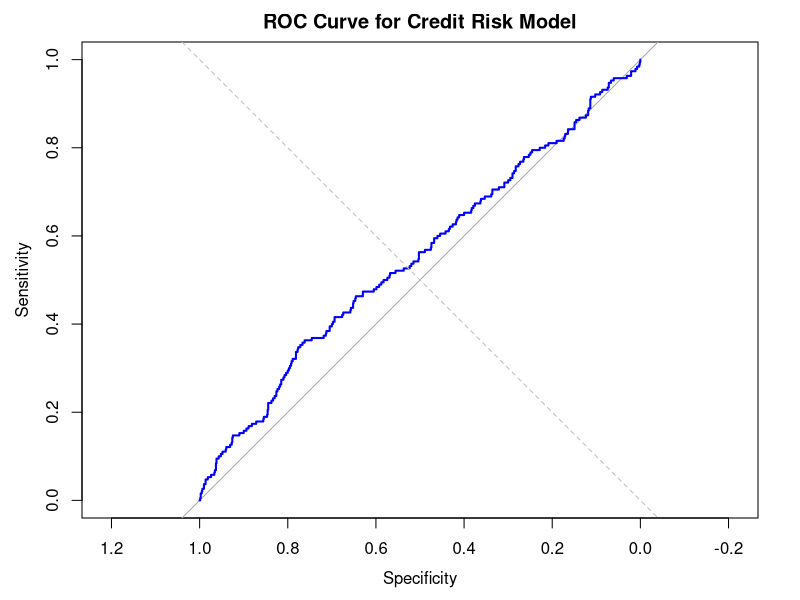

Here is the R script that generated this plot:
library(ggplot2)
library(dplyr)
library(pROC)

# Cargar datos
df <- read.csv("credit_risk_data.csv")

# Ajustar regresión logística
model <- glm(Defaulted ~ AnnualRevenue + YearsInOperation + CreditScore + LoanAmount,
             data = df, family = "binomial")

# Predicciones
df$predicted_prob <- predict(model, type = "response")

# Curva ROC
roc_obj <- roc(df$Defaulted, df$predicted_prob)
auc_val <- auc(roc_obj)

# Imprimir resumen del modelo y AUC
print(summary(model))
cat("AUC:", auc_val, "\n")

# Gráfica de la curva ROC
png("credit_risk_roc.png", width = 600, height = 400)
plot(roc_obj, col = "blue", lwd = 2, main = "ROC Curve for Credit Risk Model")
abline(a = 0, b = 1, lty = 2, col = "gray")
dev.off()
